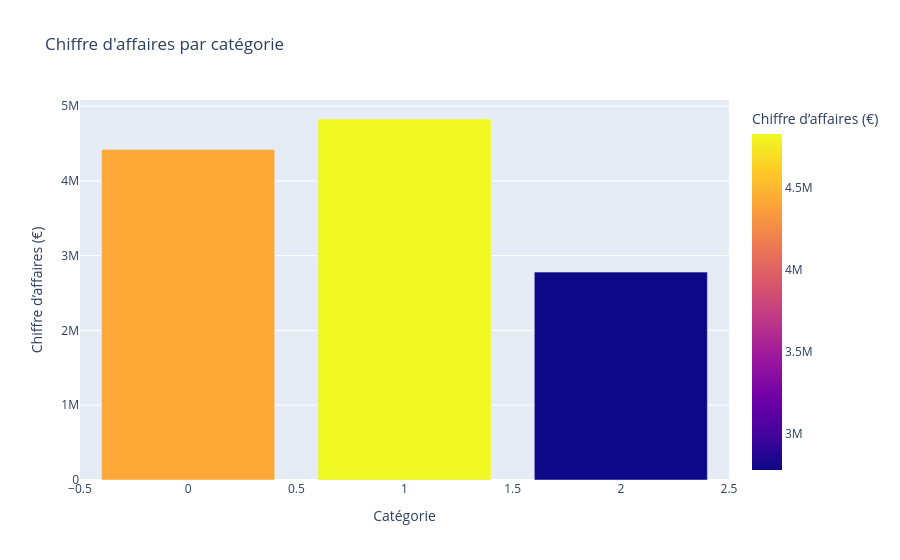

The notebook cell this image was saved under:
### Code cell
fig = px.bar(
    ca_par_categ,
    x='categ',
    y='ca',
    title="Chiffre d'affaires par catégorie",
    labels={'categ': 'Catégorie', 'ca': 'Chiffre d’affaires (€)'},
    color='ca'
)
fig.show()

### Figure 1 — Plotly figure (JSON) as saved in the notebook; plotly's stock layout.template omitted (floating-point values rounded to 4 significant figures)
{"data": [{"hovertemplate": "Catégorie=%{x}<br>Chiffre d’affaires (€)=%{marker.color}<extra></extra>", "legendgroup": "", "marker": {"color": [4828000.0, 4420000.0, 2780000.0], "coloraxis": "coloraxis", "pattern": {"shape": ""}}, "name": "", "orientation": "v", "showlegend": false, "textposition": "auto", "type": "bar", "x": [1, 0, 2], "xaxis": "x", "y": [4828000.0, 4420000.0, 2780000.0], "yaxis": "y"}], "layout": {"autosize": true, "barmode": "relative", "coloraxis": {"colorbar": {"title": {"text": "Chiffre d’affaires (€)"}}, "colorscale": [[0, "#0d0887"], [0.1111, "#46039f"], [0.2222, "#7201a8"], [0.3333, "#9c179e"], [0.4444, "#bd3786"], [0.5556, "#d8576b"], [0.6667, "#ed7953"], [0.7778, "#fb9f3a"], [0.8889, "#fdca26"], [1, "#f0f921"]]}, "legend": {"tracegroupgap": 0}, "title": {"text": "Chiffre d'affaires par catégorie"}, "xaxis": {"anchor": "y", "autorange": true, "domain": [0, 1], "range": [-0.5, 2.5], "title": {"text": "Catégorie"}, "type": "linear"}, "yaxis": {"anchor": "x", "autorange": true, "domain": [0, 1], "range": [0, 5082000.0], "title": {"text": "Chiffre d’affaires (€)"}, "type": "linear"}}}
